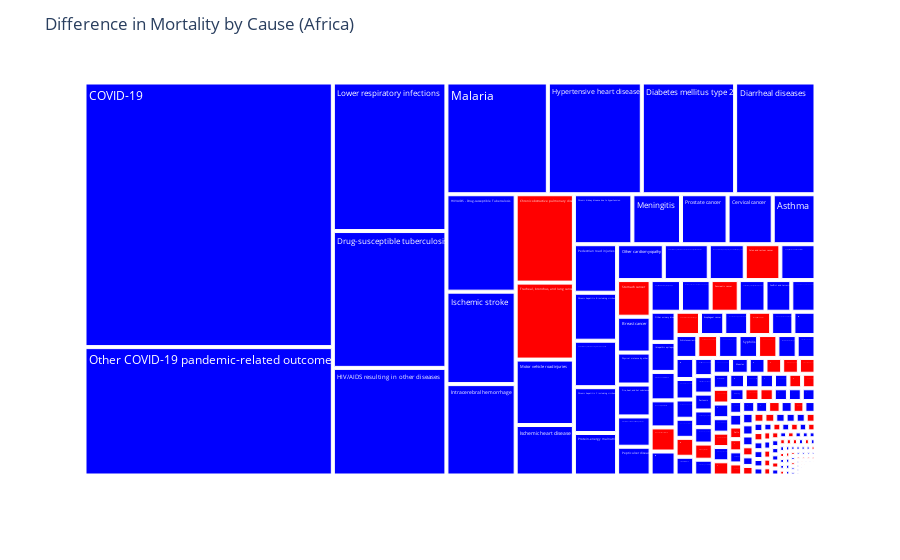

Write notebook code for a chart like this one.
### Markdown cell above
1. Africa leads in mortality rate in a lot of different diseases.
    - **TODO: Treemap of difference in mortality rates with colour differences for negative values.**
2. Diseases with the highest impact on Africa's Life Expectancy
    - **TODO: Side-by-Side Graphs of Disease Impacts on Life Expectancy by year (1990-2021)**
    - **TODO: Side-by-Side Comparative graphs of mortality rates of most impactful diseases in Africa vs Global Average**
3. While Africa generally has higher mortality rates for many diseases, its Life Expectancy is most vulnerable to pandemics (HIV, COVID-19) - their response is much slower compared to other countries. Likely factors are the above metrics of GDP, Health Expenditure and Unrest.

### Code cell
# Handle negative values
africa_group['diff_abs'] = africa_group['diff'].abs()
africa_group['color'] = np.where(africa_group['diff'] < 0, 'Negative', 'Positive')

# Create treemap
fig = px.treemap(africa_group, path=['cause_name'], values='diff_abs', color='color',
                 color_discrete_map={'Positive':'blue', 'Negative':'red'})
fig.update_layout(title='Difference in Mortality by Cause (Africa)')
fig.show()

### Figure 1 — Plotly figure (JSON) as saved in the notebook; plotly's stock layout.template omitted (floating-point values rounded to 4 significant figures; data arrays with more than 128 entries replaced by an {"elided": "..."} marker saying what was removed)
{"data": [{"branchvalues": "total", "customdata": {"elided": "230x1 str values"}, "domain": {"x": [0, 1], "y": [0, 1]}, "hovertemplate": "labels=%{label}<br>diff_abs=%{value}<br>parent=%{parent}<br>id=%{id}<br>color=%{customdata[0]}<extra></extra>", "ids": {"elided": "230 str values"}, "labels": {"elided": "230 str values"}, "level": "9cdc84", "marker": {"colors": {"elided": "230 str values"}}, "name": "", "parents": {"elided": "230 str values"}, "type": "treemap", "values": {"elided": "230 float values"}}], "layout": {"autosize": true, "legend": {"tracegroupgap": 0}, "margin": {"t": 60}, "title": {"text": "Difference in Mortality by Cause (Africa)"}}}
